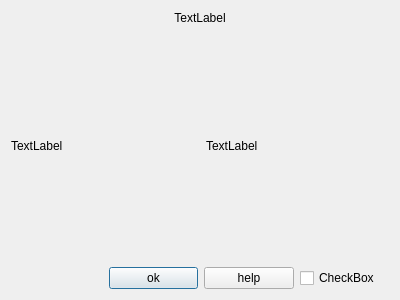
<?xml version="1.0" encoding="UTF-8"?>
<ui version="4.0">
 <class>AboutDialog</class>
 <widget class="QDialog" name="AboutDialog">
  <property name="windowModality">
   <enum>Qt::WindowModal</enum>
  </property>
  <property name="geometry">
   <rect>
    <x>0</x>
    <y>0</y>
    <width>400</width>
    <height>300</height>
   </rect>
  </property>
  <property name="windowTitle">
   <string>Dialog</string>
  </property>
  <layout class="QGridLayout" name="gridLayout">
   <item row="2" column="1" colspan="3">
    <layout class="QHBoxLayout" name="horizontalLayout">
     <item>
      <widget class="QPushButton" name="pushOk">
       <property name="text">
        <string>ok</string>
       </property>
      </widget>
     </item>
     <item>
      <widget class="QPushButton" name="pushHelp">
       <property name="text">
        <string>help</string>
       </property>
      </widget>
     </item>
     <item>
      <widget class="QCheckBox" name="chkSound">
       <property name="text">
        <string>CheckBox</string>
       </property>
      </widget>
     </item>
    </layout>
   </item>
   <item row="0" column="0" colspan="4">
    <widget class="QLabel" name="lblAbout0">
     <property name="sizePolicy">
      <sizepolicy hsizetype="Preferred" vsizetype="Minimum">
       <horstretch>0</horstretch>
       <verstretch>0</verstretch>
      </sizepolicy>
     </property>
     <property name="text">
      <string>TextLabel</string>
     </property>
     <property name="alignment">
      <set>Qt::AlignCenter</set>
     </property>
    </widget>
   </item>
   <item row="1" column="0" colspan="2">
    <widget class="QLabel" name="icoPonyProg">
     <property name="text">
      <string>TextLabel</string>
     </property>
    </widget>
   </item>
   <item row="1" column="2" colspan="2">
    <widget class="QLabel" name="lblAbout1">
     <property name="sizePolicy">
      <sizepolicy hsizetype="Preferred" vsizetype="Expanding">
       <horstretch>0</horstretch>
       <verstretch>0</verstretch>
      </sizepolicy>
     </property>
     <property name="text">
      <string>TextLabel</string>
     </property>
    </widget>
   </item>
  </layout>
 </widget>
 <resources/>
 <connections/>
</ui>
